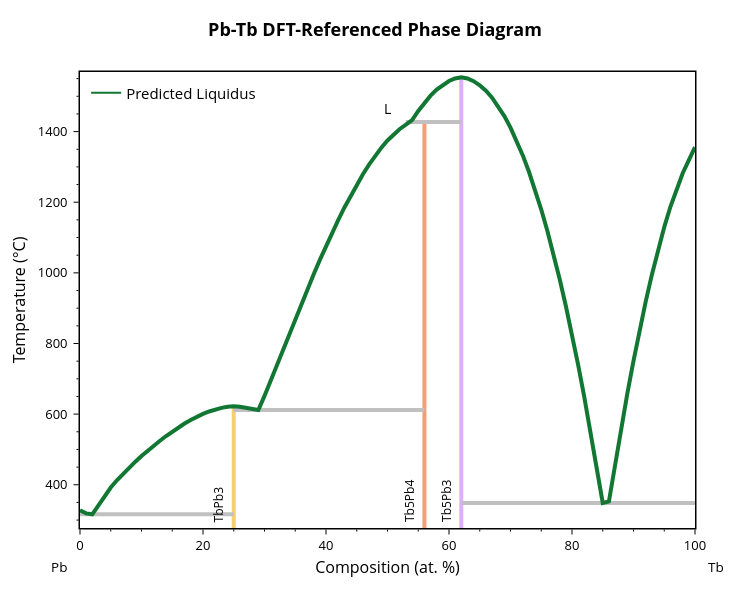
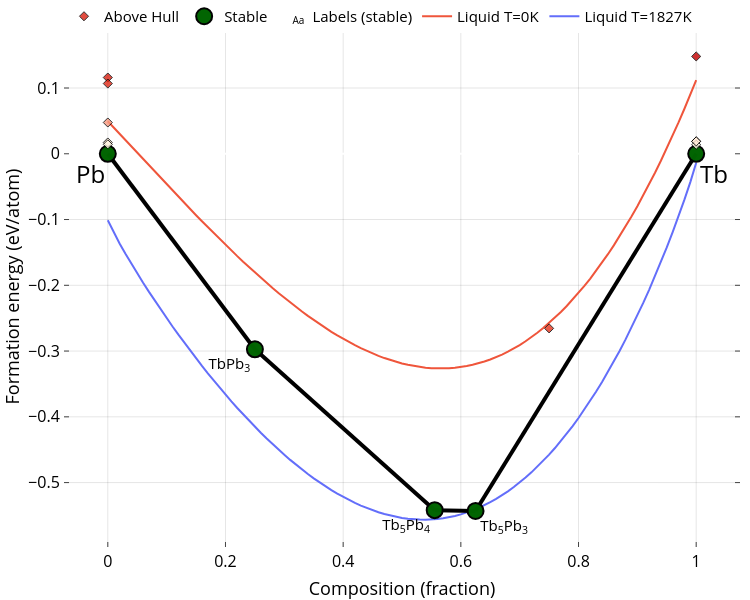

The cell these charts' notebook holds for them, in order:
### Markdown cell above
## 1 - Plot predicted liquidus curve

Use latest ML model ensemble to predict non-ideal mixing parameters for the Pb-Tb system and plot the resulting phase diagram.

### Code cell
# 1) Baseline ML-guided prediction
system = "Pb-Tb"
bl = BinaryLiquid.from_cache(system, param_format='comb-exp')

pred_params = runner.predict_system(system) + [0]
bl.update_params(pred_params)
predicted_liquidus_line = [[p[0], p[1]] for p in bl.phases[-1]['points']]  # Keep a copy for later overlay

blp = BLPlotter(bl)
blp.show('pred')   # Predicted phase diagram
blp.show('ch+g')   # DFT convex hull with liquid free-energy overlay

### Figure 1 — Plotly figure (JSON) as saved in the notebook; plotly's stock layout.template omitted (floating-point values rounded to 4 significant figures)
{"data": [{"hovertemplate": "label=TbPb3<br>x=%{x}<br>t=%{y}<extra></extra>", "legendgroup": "TbPb3", "line": {"color": "rgb(246, 207, 113)", "dash": "solid", "width": 4}, "marker": {"symbol": "circle"}, "mode": "lines", "name": "TbPb3", "orientation": "v", "showlegend": false, "type": "scatter", "x": [25, 25, 25, 25, 25, 25, 25, 25, 25, 25, 25, 25, 25, 25, 25, 25, 25, 25, 25, 25, 25, 25, 25, 25, 25, 25, 25, 25, 25, 25], "xaxis": "x", "y": [316.3, 611.6, 622.3, 612.1, 340.7, 368.8, 392.1, 510.9, 448.9, 465.4, 617.7, 613.3, 607.5, 550.6, 583.4, 620.7, 622.3, 620.6, 617.3, 431.4, 412.6, 481.2, 496.4, 592.5, 600.6, 524.8, 538.0, 562.4, 573.3, -273.1], "yaxis": "y"}, {"hovertemplate": "label=Tb5Pb4<br>x=%{x}<br>t=%{y}<extra></extra>", "legendgroup": "Tb5Pb4", "line": {"color": "rgb(248, 156, 116)", "dash": "solid", "width": 4}, "marker": {"symbol": "circle"}, "mode": "lines", "name": "Tb5Pb4", "orientation": "v", "showlegend": false, "type": "scatter", "x": [56.0, 56.0, 56.0, 56.0, 56.0, 56.0, 56.0, 56.0, 56.0, 56.0, 56.0, 56.0, 56.0, 56.0, 56.0, 56.0, 56.0, 56.0, 56.0, 56.0, 56.0, 56.0, 56.0, 56.0, 56.0, 56.0, 56.0], "xaxis": "x", "y": [1218.0, 611.6, 1375.0, 1354.0, 1307.0, 1332.0, 1279.0, 1250.0, 1428.0, 1420.0, 1185.0, 913.0, 1114.0, 1150.0, 955.1, 996.3, 1076.0, 1037.0, 651.6, 695.5, 783.3, 739.4, 826.9, 870.2, 1393.0, 1408.0, -273.1], "yaxis": "y"}, {"hovertemplate": "label=Tb5Pb3<br>x=%{x}<br>t=%{y}<extra></extra>", "legendgroup": "Tb5Pb3", "line": {"color": "rgb(220, 176, 242)", "dash": "solid", "width": 4}, "marker": {"symbol": "circle"}, "mode": "lines", "name": "Tb5Pb3", "orientation": "v", "showlegend": false, "type": "scatter", "x": [62, 62, 62, 62, 62, 62, 62, 62, 62, 62, 62, 62, 62, 62, 62, 62, 62, 62, 62, 62, 62, 62, 62, 62, 62, 62, 62, 62, 62, 62, 62, 62, 62, 62, 62], "xaxis": "x", "y": [348.4, 1502.0, 1428.0, 1432.0, 1550.0, 1119.0, 1286.0, 1411.0, 1053.0, 982.1, 825.3, 906.2, 450.7, 551.9, 739.3, 648.2, 1458.0, 1482.0, 1554.0, 1554.0, 1519.0, 1533.0, 1550.0, 1543.0, 1235.0, 1179.0, 1374.0, 1333.0, 1543.0, 1531.0, 1496.0, 1516.0, 1472.0, 1444.0, -273.1], "yaxis": "y"}, {"hovertemplate": "x=%{x}<br>y=%{y}<extra></extra>", "legendgroup": "", "line": {"color": "Silver", "dash": "solid", "width": 4}, "marker": {"symbol": "circle"}, "mode": "lines", "name": "", "orientation": "v", "showlegend": false, "type": "scatter", "x": [0, 2, 25], "xaxis": "x", "y": [316.3, 316.3, 316.3], "yaxis": "y"}, {"hovertemplate": "x=%{x}<br>y=%{y}<extra></extra>", "legendgroup": "", "line": {"color": "Silver", "dash": "solid", "width": 4}, "marker": {"symbol": "circle"}, "mode": "lines", "name": "", "orientation": "v", "showlegend": false, "type": "scatter", "x": [62, 85, 100], "xaxis": "x", "y": [348.4, 348.4, 348.4], "yaxis": "y"}, {"hovertemplate": "x=%{x}<br>y=%{y}<extra></extra>", "legendgroup": "", "line": {"color": "Silver", "dash": "solid", "width": 4}, "marker": {"symbol": "circle"}, "mode": "lines", "name": "", "orientation": "v", "showlegend": false, "type": "scatter", "x": [25, 29.0, 56.0], "xaxis": "x", "y": [611.6, 611.6, 611.6], "yaxis": "y"}, {"hovertemplate": "x=%{x}<br>y=%{y}<extra></extra>", "legendgroup": "", "line": {"color": "Silver", "dash": "solid", "width": 4}, "marker": {"symbol": "circle"}, "mode": "lines", "name": "", "orientation": "v", "showlegend": false, "type": "scatter", "x": [53, 56.0, 62], "xaxis": "x", "y": [1428.0, 1428.0, 1428.0], "yaxis": "y"}, {"hovertemplate": "label=L<br>x=%{x}<br>t=%{y}<extra></extra>", "legendgroup": "L", "line": {"color": "#117733", "dash": "solid", "width": 4}, "marker": {"symbol": "circle"}, "mode": "lines", "name": "L", "orientation": "v", "showlegend": false, "type": "scatter", "x": [0, 1, 2, 3, 4, 5, 6, 7.0, 8, 9, 10, 11, 12, 13, 14.0, 15, 16, 17, 18, 19, 20, 21, 22, 23, 24, 25, 26, 27, 28.0, 29.0, 30, 31, 32, 33, 34, 35, 36, 37, 38, 39, 40, 41, 42, 43, 44, 45, 46, 47, 48, 49, 50, 51, 52, 53, 54, 55.0, 56.0, 57.0, 58.0, 59, 60, 61, 62, 63, 64, 65, 66, 67, 68, 69, 70, 71, 72, 73, 74, 75, 76, 77, 78, 79, 80, 81, 82, 83, 84, 85, 86, 87, 88, 89, 90, 91, 92, 93, 94, 95, 96, 97, 98, 99, 100], "xaxis": "x", "y": [327.5, 318.9, 316.3, 340.7, 368.8, 392.1, 412.6, 431.4, 448.9, 465.4, 481.2, 496.4, 510.9, 524.8, 538.0, 550.6, 562.4, 573.3, 583.4, 592.5, 600.6, 607.5, 613.3, 617.7, 620.7, 622.3, 620.6, 617.3, 612.1, 611.6, 651.6, 695.5, 739.4, 783.3, 826.9, 870.2, 913.0, 955.1, 996.3, 1037.0, 1076.0, 1114.0, 1150.0, 1185.0, 1218.0, 1250.0, 1279.0, 1307.0, 1332.0, 1354.0, 1375.0, 1393.0, 1408.0, 1420.0, 1432.0, 1458.0, 1482.0, 1502.0, 1519.0, 1533.0, 1543.0, 1550.0, 1554.0, 1550.0, 1543.0, 1531.0, 1516.0, 1496.0, 1472.0, 1444.0, 1411.0, 1374.0, 1333.0, 1286.0, 1235.0, 1179.0, 1119.0, 1053.0, 982.1, 906.2, 825.3, 739.3, 648.2, 551.9, 450.7, 348.4, 352.6, 459.3, 561.4, 658.7, 751.0, 838.1, 919.7, 995.7, 1066.0, 1130.0, 1187.0, 1238.0, 1282.0, 1319.0, 1356.0], "yaxis": "y"}, {"marker": {"color": "#117733"}, "mode": "lines", "name": "Predicted Liquidus", "showlegend": true, "type": "scatter", "x": [null], "y": [null]}], "layout": {"annotations": [{"borderpad": 5, "font": {"color": "black", "size": 12}, "showarrow": false, "text": "TbPb3", "textangle": -90, "x": 22.5, "y": 277.6, "yanchor": "bottom"}, {"borderpad": 5, "font": {"color": "black", "size": 12}, "showarrow": false, "text": "Tb5Pb4", "textangle": -90, "x": 53.5, "y": 277.6, "yanchor": "bottom"}, {"borderpad": 5, "font": {"color": "black", "size": 12}, "showarrow": false, "text": "Tb5Pb3", "textangle": -90, "x": 59.5, "y": 277.6, "yanchor": "bottom"}, {"font": {"color": "black", "size": 14}, "showarrow": false, "text": "L", "x": 50, "y": 1465.0}, {"font": {"color": "black", "size": 13.5}, "showarrow": false, "text": "Pb", "x": -0.05, "xanchor": "left", "xref": "paper", "y": -0.086, "yanchor": "middle", "yref": "paper"}, {"font": {"color": "black", "size": 13.5}, "showarrow": false, "text": "Tb", "x": 1.05, "xanchor": "right", "xref": "paper", "y": -0.086, "yanchor": "middle", "yref": "paper"}], "font": {"color": "black", "size": 13}, "height": 600, "legend": {"font": {"size": 15}, "x": 0.01, "xanchor": "left", "y": 0.99, "yanchor": "top"}, "margin": {"b": 72, "r": 55, "t": 72}, "plot_bgcolor": "white", "showlegend": true, "title": {"font": {"color": "black", "size": 18}, "text": "<b>Pb-Tb DFT-Referenced Phase Diagram</b>", "x": 0.5, "xanchor": "center", "yanchor": "bottom"}, "width": 750, "xaxis": {"linecolor": "black", "linewidth": 1.5, "minor": {"nticks": 5, "tickcolor": "black", "ticklen": 2, "ticks": "outside", "tickwidth": 1}, "mirror": true, "range": [0, 100], "showline": true, "tickcolor": "black", "tickformat": ".0f", "ticklen": 5, "ticks": "outside", "tickwidth": 1, "title": {"font": {"size": 16}, "standoff": 8, "text": "Composition (at. %)"}}, "yaxis": {"linecolor": "black", "linewidth": 1.5, "minor": {"nticks": 5, "tickcolor": "black", "ticklen": 2, "ticks": "outside", "tickwidth": 1}, "mirror": true, "range": [277.6, 1569.0], "showline": true, "tickcolor": "black", "ticklen": 5, "ticks": "outside", "ticksuffix": " ", "tickwidth": 1, "title": {"font": {"size": 16}, "standoff": 8, "text": "Temperature (°C)"}}}}

### Figure 2 — Plotly figure (JSON) as saved in the notebook; plotly's stock layout.template omitted (floating-point values rounded to 4 significant figures)
{"data": [{"mode": "lines", "name": "Liquid T=1827K", "type": "scatter", "x": [0, 0.01, 0.02, 0.03, 0.04, 0.05, 0.06, 0.07, 0.08, 0.09, 0.1, 0.11, 0.12, 0.13, 0.14, 0.15, 0.16, 0.17, 0.18, 0.19, 0.2, 0.21, 0.22, 0.23, 0.24, 0.25, 0.26, 0.27, 0.28, 0.29, 0.3, 0.31, 0.32, 0.33, 0.34, 0.35, 0.36, 0.37, 0.38, 0.39, 0.4, 0.41, 0.42, 0.43, 0.44, 0.45, 0.46, 0.47, 0.48, 0.49, 0.5, 0.51, 0.52, 0.53, 0.54, 0.55, 0.56, 0.57, 0.58, 0.59, 0.6, 0.61, 0.62, 0.63, 0.64, 0.65, 0.66, 0.67, 0.68, 0.69, 0.7, 0.71, 0.72, 0.73, 0.74, 0.75, 0.76, 0.77, 0.78, 0.79, 0.8, 0.81, 0.82, 0.83, 0.84, 0.85, 0.86, 0.87, 0.88, 0.89, 0.9, 0.91, 0.92, 0.93, 0.94, 0.95, 0.96, 0.97, 0.98, 0.99, 1], "y": [-0.101, -0.1199, -0.1365, -0.1522, -0.1673, -0.1819, -0.1961, -0.21, -0.2236, -0.2369, -0.2499, -0.2626, -0.2751, -0.2873, -0.2993, -0.3111, -0.3226, -0.3338, -0.3448, -0.3556, -0.3662, -0.3765, -0.3865, -0.3963, -0.4059, -0.4152, -0.4242, -0.433, -0.4415, -0.4498, -0.4578, -0.4655, -0.4729, -0.4801, -0.4869, -0.4935, -0.4998, -0.5057, -0.5114, -0.5168, -0.5218, -0.5265, -0.5309, -0.535, -0.5387, -0.5421, -0.5451, -0.5478, -0.5502, -0.5521, -0.5537, -0.555, -0.5558, -0.5563, -0.5564, -0.556, -0.5553, -0.5542, -0.5527, -0.5507, -0.5483, -0.5455, -0.5423, -0.5386, -0.5345, -0.5299, -0.5248, -0.5193, -0.5133, -0.5068, -0.4998, -0.4924, -0.4844, -0.476, -0.467, -0.4575, -0.4474, -0.4368, -0.4257, -0.414, -0.4018, -0.3889, -0.3755, -0.3615, -0.3469, -0.3317, -0.3159, -0.2994, -0.2823, -0.2645, -0.246, -0.2268, -0.2069, -0.1862, -0.1647, -0.1424, -0.1192, -0.09507, -0.06979, -0.04309, -0.01361]}, {"mode": "lines", "name": "Liquid T=0K", "type": "scatter", "x": [0, 0.01, 0.02, 0.03, 0.04, 0.05, 0.06, 0.07, 0.08, 0.09, 0.1, 0.11, 0.12, 0.13, 0.14, 0.15, 0.16, 0.17, 0.18, 0.19, 0.2, 0.21, 0.22, 0.23, 0.24, 0.25, 0.26, 0.27, 0.28, 0.29, 0.3, 0.31, 0.32, 0.33, 0.34, 0.35, 0.36, 0.37, 0.38, 0.39, 0.4, 0.41, 0.42, 0.43, 0.44, 0.45, 0.46, 0.47, 0.48, 0.49, 0.5, 0.51, 0.52, 0.53, 0.54, 0.55, 0.56, 0.57, 0.58, 0.59, 0.6, 0.61, 0.62, 0.63, 0.64, 0.65, 0.66, 0.67, 0.68, 0.69, 0.7, 0.71, 0.72, 0.73, 0.74, 0.75, 0.76, 0.77, 0.78, 0.79, 0.8, 0.81, 0.82, 0.83, 0.84, 0.85, 0.86, 0.87, 0.88, 0.89, 0.9, 0.91, 0.92, 0.93, 0.94, 0.95, 0.96, 0.97, 0.98, 0.99, 1], "y": [0.04948, 0.03987, 0.03025, 0.02061, 0.01097, 0.001328, -0.008304, -0.01792, -0.02752, -0.03708, -0.04661, -0.0561, -0.06554, -0.07492, -0.08423, -0.09348, -0.1026, -0.1117, -0.1207, -0.1296, -0.1384, -0.1471, -0.1556, -0.1641, -0.1724, -0.1805, -0.1885, -0.1964, -0.2041, -0.2116, -0.219, -0.2262, -0.2331, -0.2399, -0.2465, -0.2529, -0.2591, -0.265, -0.2707, -0.2762, -0.2814, -0.2864, -0.2911, -0.2956, -0.2998, -0.3037, -0.3073, -0.3107, -0.3137, -0.3164, -0.3188, -0.3209, -0.3227, -0.3241, -0.3252, -0.326, -0.3264, -0.3264, -0.3261, -0.3254, -0.3243, -0.3228, -0.3209, -0.3187, -0.316, -0.3129, -0.3093, -0.3054, -0.301, -0.2961, -0.2909, -0.2851, -0.2789, -0.2722, -0.2651, -0.2574, -0.2493, -0.2406, -0.2315, -0.2218, -0.2116, -0.2009, -0.1897, -0.1779, -0.1656, -0.1527, -0.1393, -0.1252, -0.1106, -0.09548, -0.07971, -0.06336, -0.0464, -0.02883, -0.01064, 0.008174, 0.02762, 0.0477, 0.06842, 0.0898, 0.1118]}, {"hoverinfo": "none", "line": {"color": "black", "width": 4}, "mode": "lines", "showlegend": false, "type": "scatter", "x": [0.625, 0.5556, null, 0.625, 1, null, 0.25, 0, null, 0.25, 0.5556, null], "y": [-0.5431, -0.5419, null, -0.5431, 0, null, -0.2973, 0, null, -0.2973, -0.5419, null]}, {"hoverinfo": "skip", "mode": "text", "name": "Labels (stable)", "opacity": 1, "showlegend": true, "text": ["Tb<sub>5</sub>Pb<sub>3</sub>", "Tb<sub>5</sub>Pb<sub>4</sub>", "TbPb<sub>3</sub>"], "textposition": ["bottom right", "bottom left", "bottom left"], "type": "scatter", "visible": true, "x": [0.633, 0.5476, 0.242], "y": [-0.5561, -0.5549, -0.3103]}, {"error_y": {"array": [0, 0, 0, 0, 0], "color": "gray", "thickness": 2.5, "type": "data", "width": 5}, "hoverinfo": "text", "hoverlabel": {"font": {"size": 14}}, "hovertext": ["Tb<sub>5</sub>Pb<sub>3</sub> (mp-1105825-GGA) <br>  Formation energy: -0.543 eV/atom <br>  (Stable)", "Tb<sub>5</sub>Pb<sub>4</sub> (mp-1198033-GGA) <br>  Formation energy: -0.542 eV/atom <br>  (Stable)", "Tb (mp-11698-GGA) <br>  Formation energy: 0.0 eV/atom <br>  (Stable)", "TbPb<sub>3</sub> (mp-21156-GGA) <br>  Formation energy: -0.297 eV/atom <br>  (Stable)", "Pb (mp-20483-GGA) <br>  Formation energy: 0.0 eV/atom <br>  (Stable)"], "marker": {"color": "darkgreen", "line": {"color": "black", "width": 2}, "size": 16}, "mode": "markers", "name": "Stable", "opacity": 0.99, "showlegend": true, "type": "scatter", "x": [0.625, 0.5556, 1, 0.25, 0], "y": [-0.5431, -0.5419, 0, -0.2973, 0]}, {"hoverinfo": "text", "hoverlabel": {"font": {"size": 14}}, "hovertext": ["Pb (mp-1102666-GGA) <br>  Formation energy: 0.116 eV/atom <br>  Energy Above Hull: (+0.116 eV/atom)", "Pb (mp-1057273-GGA) <br>  Formation energy: 0.107 eV/atom <br>  Energy Above Hull: (+0.107 eV/atom)", "Pb (mp-1186444-GGA) <br>  Formation energy: 0.017 eV/atom <br>  Energy Above Hull: (+0.017 eV/atom)", "Pb (mp-20745-GGA) <br>  Formation energy: 0.014 eV/atom <br>  Energy Above Hull: (+0.014 eV/atom)", "Pb (mp-22692-GGA) <br>  Formation energy: 0.048 eV/atom <br>  Energy Above Hull: (+0.048 eV/atom)", "Tb (mp-18-GGA) <br>  Formation energy: 0.019 eV/atom <br>  Energy Above Hull: (+0.019 eV/atom)", "Tb (mp-571249-GGA) <br>  Formation energy: 0.014 eV/atom <br>  Energy Above Hull: (+0.014 eV/atom)", "Tb (mp-7163-GGA) <br>  Formation energy: 0.019 eV/atom <br>  Energy Above Hull: (+0.019 eV/atom)", "Tb (mp-11446-GGA) <br>  Formation energy: 0.148 eV/atom <br>  Energy Above Hull: (+0.148 eV/atom)", "Tb<sub>3</sub>Pb (mp-1187325-GGA) <br>  Formation energy: -0.266 eV/atom <br>  Energy Above Hull: (+0.097 eV/atom)"], "marker": {"color": [0.116, 0.107, 0.017, 0.014, 0.048, 0.019, 0.014, 0.019, 0.148, 0.097], "colorscale": [[0, "#fff5e3"], [0.5, "#f24324"], [1, "#c40000"]], "line": {"color": "black", "width": 1}, "opacity": 0.8, "size": 7, "symbol": "diamond"}, "mode": "markers", "name": "Above Hull", "showlegend": true, "type": "scatter", "x": [0, 0, 0, 0, 0, 1, 1, 1, 1, 0.75], "y": [0.1159, 0.1068, 0.01713, 0.01427, 0.04754, 0.01891, 0.01368, 0.01889, 0.148, -0.2655]}], "layout": {"annotations": [{"align": "center", "font": {"color": "#000000", "size": 24}, "opacity": 1, "showarrow": false, "text": "Tb", "x": 1.03, "xref": "x", "y": -0.03, "yref": "y"}, {"align": "center", "font": {"color": "#000000", "size": 24}, "opacity": 1, "showarrow": false, "text": "Pb", "x": -0.03, "xref": "x", "y": -0.03, "yref": "y"}], "autosize": true, "coloraxis": {"colorbar": {"x": 1, "y": 0.05, "yanchor": "top"}}, "font": {"color": "black", "size": 15}, "height": 600, "hovermode": "closest", "legend": {"orientation": "h", "tracegroupgap": 7, "traceorder": "reversed", "x": 0, "xanchor": "left", "y": 1.05}, "margin": {"b": 10, "l": 10, "pad": 0, "r": 10, "t": 0}, "paper_bgcolor": "white", "plot_bgcolor": "white", "showlegend": true, "width": 750, "xaxis": {"anchor": "y", "gridcolor": "rgba(0,0,0,0.1)", "mirror": "ticks", "nticks": 8, "showgrid": true, "showline": true, "side": "bottom", "tickfont": {"color": "black", "size": 16}, "ticks": "inside", "title": {"font": {"color": "#000000", "size": 18}, "text": "Composition (fraction)"}, "type": "linear", "zeroline": false}, "yaxis": {"anchor": "x", "gridcolor": "rgba(0,0,0,0.1)", "mirror": "ticks", "showgrid": true, "showline": true, "side": "left", "tickfont": {"color": "black", "size": 16}, "ticks": "inside", "title": {"font": {"color": "#000000", "size": 18}, "text": "Formation energy (eV/atom)"}, "type": "linear"}}}
